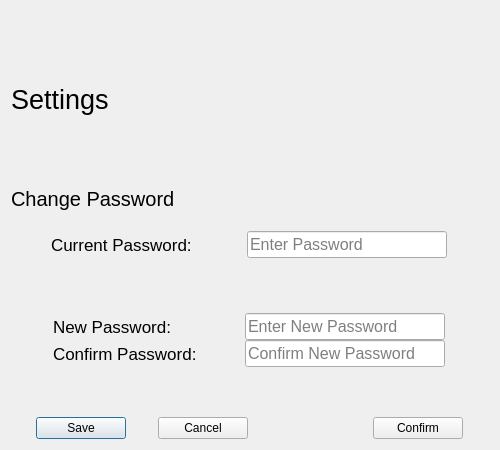
<?xml version="1.0" encoding="UTF-8"?>
<ui version="4.0">
 <class>SettingsDialog</class>
 <widget class="QDialog" name="SettingsDialog">
  <property name="geometry">
   <rect>
    <x>0</x>
    <y>0</y>
    <width>500</width>
    <height>450</height>
   </rect>
  </property>
  <property name="minimumSize">
   <size>
    <width>500</width>
    <height>450</height>
   </size>
  </property>
  <property name="maximumSize">
   <size>
    <width>500</width>
    <height>450</height>
   </size>
  </property>
  <property name="windowTitle">
   <string>Dialog</string>
  </property>
  <layout class="QVBoxLayout" name="verticalLayout_10">
   <item>
    <layout class="QVBoxLayout" name="verticalLayout_8" stretch="5,1">
     <property name="spacing">
      <number>30</number>
     </property>
     <item>
      <layout class="QVBoxLayout" name="verticalLayout_9">
       <property name="spacing">
        <number>6</number>
       </property>
       <item>
        <layout class="QVBoxLayout" name="verticalLayout_7">
         <property name="spacing">
          <number>0</number>
         </property>
         <item>
          <widget class="QLabel" name="labelSettings">
           <property name="minimumSize">
            <size>
             <width>150</width>
             <height>0</height>
            </size>
           </property>
           <property name="maximumSize">
            <size>
             <width>150</width>
             <height>16777215</height>
            </size>
           </property>
           <property name="font">
            <font>
             <pointsize>20</pointsize>
            </font>
           </property>
           <property name="text">
            <string>Settings</string>
           </property>
          </widget>
         </item>
         <item>
          <layout class="QVBoxLayout" name="verticalLayout_6">
           <property name="spacing">
            <number>20</number>
           </property>
           <item>
            <widget class="QLabel" name="labelChangePassword">
             <property name="minimumSize">
              <size>
               <width>170</width>
               <height>0</height>
              </size>
             </property>
             <property name="maximumSize">
              <size>
               <width>170</width>
               <height>16777215</height>
              </size>
             </property>
             <property name="font">
              <font>
               <pointsize>15</pointsize>
              </font>
             </property>
             <property name="text">
              <string>Change Password</string>
             </property>
            </widget>
           </item>
           <item>
            <layout class="QVBoxLayout" name="verticalLayout_5">
             <property name="spacing">
              <number>29</number>
             </property>
             <item>
              <layout class="QVBoxLayout" name="verticalLayout">
               <property name="spacing">
                <number>6</number>
               </property>
               <item>
                <layout class="QHBoxLayout" name="horizontalLayout">
                 <item>
                  <widget class="QLabel" name="labelCurrentPassword">
                   <property name="minimumSize">
                    <size>
                     <width>150</width>
                     <height>0</height>
                    </size>
                   </property>
                   <property name="maximumSize">
                    <size>
                     <width>150</width>
                     <height>16777215</height>
                    </size>
                   </property>
                   <property name="font">
                    <font>
                     <pointsize>13</pointsize>
                    </font>
                   </property>
                   <property name="text">
                    <string>Current Password:</string>
                   </property>
                  </widget>
                 </item>
                 <item>
                  <widget class="QLineEdit" name="lineEditCurrentPassword">
                   <property name="minimumSize">
                    <size>
                     <width>200</width>
                     <height>0</height>
                    </size>
                   </property>
                   <property name="maximumSize">
                    <size>
                     <width>200</width>
                     <height>16777215</height>
                    </size>
                   </property>
                   <property name="font">
                    <font>
                     <pointsize>12</pointsize>
                    </font>
                   </property>
                   <property name="inputMask">
                    <string/>
                   </property>
                   <property name="text">
                    <string/>
                   </property>
                   <property name="echoMode">
                    <enum>QLineEdit::Password</enum>
                   </property>
                   <property name="placeholderText">
                    <string>Enter Password</string>
                   </property>
                  </widget>
                 </item>
                </layout>
               </item>
               <item>
                <layout class="QHBoxLayout" name="horizontalLayout_2" stretch="10,0,2">
                 <item>
                  <spacer name="horizontalSpacer">
                   <property name="orientation">
                    <enum>Qt::Horizontal</enum>
                   </property>
                   <property name="sizeHint" stdset="0">
                    <size>
                     <width>40</width>
                     <height>20</height>
                    </size>
                   </property>
                  </spacer>
                 </item>
                 <item>
                  <widget class="QLabel" name="labelCurrentPasswordInfo">
                   <property name="minimumSize">
                    <size>
                     <width>200</width>
                     <height>0</height>
                    </size>
                   </property>
                   <property name="font">
                    <font>
                     <italic>true</italic>
                    </font>
                   </property>
                   <property name="layoutDirection">
                    <enum>Qt::RightToLeft</enum>
                   </property>
                   <property name="text">
                    <string/>
                   </property>
                   <property name="alignment">
                    <set>Qt::AlignRight|Qt::AlignTrailing|Qt::AlignVCenter</set>
                   </property>
                  </widget>
                 </item>
                 <item>
                  <spacer name="horizontalSpacer_4">
                   <property name="orientation">
                    <enum>Qt::Horizontal</enum>
                   </property>
                   <property name="sizeHint" stdset="0">
                    <size>
                     <width>40</width>
                     <height>20</height>
                    </size>
                   </property>
                  </spacer>
                 </item>
                </layout>
               </item>
              </layout>
             </item>
             <item>
              <layout class="QVBoxLayout" name="verticalLayout_4">
               <property name="spacing">
                <number>0</number>
               </property>
               <item>
                <layout class="QVBoxLayout" name="verticalLayout_3">
                 <property name="spacing">
                  <number>0</number>
                 </property>
                 <item>
                  <layout class="QVBoxLayout" name="verticalLayout_2">
                   <item>
                    <layout class="QHBoxLayout" name="horizontalLayout_3">
                     <item>
                      <widget class="QLabel" name="labelNewPassword">
                       <property name="minimumSize">
                        <size>
                         <width>150</width>
                         <height>0</height>
                        </size>
                       </property>
                       <property name="maximumSize">
                        <size>
                         <width>150</width>
                         <height>16777215</height>
                        </size>
                       </property>
                       <property name="font">
                        <font>
                         <pointsize>13</pointsize>
                        </font>
                       </property>
                       <property name="text">
                        <string>New Password:</string>
                       </property>
                      </widget>
                     </item>
                     <item>
                      <widget class="QLineEdit" name="lineEditNewPassword">
                       <property name="minimumSize">
                        <size>
                         <width>200</width>
                         <height>0</height>
                        </size>
                       </property>
                       <property name="maximumSize">
                        <size>
                         <width>200</width>
                         <height>16777215</height>
                        </size>
                       </property>
                       <property name="font">
                        <font>
                         <pointsize>12</pointsize>
                        </font>
                       </property>
                       <property name="echoMode">
                        <enum>QLineEdit::Password</enum>
                       </property>
                       <property name="placeholderText">
                        <string>Enter New Password</string>
                       </property>
                      </widget>
                     </item>
                    </layout>
                   </item>
                   <item>
                    <layout class="QHBoxLayout" name="horizontalLayout_4">
                     <item>
                      <widget class="QLabel" name="labelConfirmPassword">
                       <property name="minimumSize">
                        <size>
                         <width>150</width>
                         <height>0</height>
                        </size>
                       </property>
                       <property name="maximumSize">
                        <size>
                         <width>150</width>
                         <height>16777215</height>
                        </size>
                       </property>
                       <property name="font">
                        <font>
                         <pointsize>13</pointsize>
                        </font>
                       </property>
                       <property name="text">
                        <string>Confirm Password:</string>
                       </property>
                      </widget>
                     </item>
                     <item>
                      <widget class="QLineEdit" name="lineEditConfirmPassword">
                       <property name="minimumSize">
                        <size>
                         <width>200</width>
                         <height>0</height>
                        </size>
                       </property>
                       <property name="maximumSize">
                        <size>
                         <width>200</width>
                         <height>16777215</height>
                        </size>
                       </property>
                       <property name="font">
                        <font>
                         <pointsize>12</pointsize>
                        </font>
                       </property>
                       <property name="echoMode">
                        <enum>QLineEdit::Password</enum>
                       </property>
                       <property name="placeholderText">
                        <string>Confirm New Password</string>
                       </property>
                      </widget>
                     </item>
                    </layout>
                   </item>
                  </layout>
                 </item>
                 <item>
                  <layout class="QHBoxLayout" name="horizontalLayout_5" stretch="10,0,2">
                   <item>
                    <spacer name="horizontalSpacer_2">
                     <property name="orientation">
                      <enum>Qt::Horizontal</enum>
                     </property>
                     <property name="sizeHint" stdset="0">
                      <size>
                       <width>40</width>
                       <height>20</height>
                      </size>
                     </property>
                    </spacer>
                   </item>
                   <item>
                    <widget class="QLabel" name="labelNewPasswordInfo">
                     <property name="minimumSize">
                      <size>
                       <width>200</width>
                       <height>0</height>
                      </size>
                     </property>
                     <property name="font">
                      <font>
                       <italic>true</italic>
                      </font>
                     </property>
                     <property name="layoutDirection">
                      <enum>Qt::RightToLeft</enum>
                     </property>
                     <property name="text">
                      <string/>
                     </property>
                     <property name="alignment">
                      <set>Qt::AlignRight|Qt::AlignTrailing|Qt::AlignVCenter</set>
                     </property>
                    </widget>
                   </item>
                   <item>
                    <spacer name="horizontalSpacer_3">
                     <property name="orientation">
                      <enum>Qt::Horizontal</enum>
                     </property>
                     <property name="sizeHint" stdset="0">
                      <size>
                       <width>30</width>
                       <height>20</height>
                      </size>
                     </property>
                    </spacer>
                   </item>
                  </layout>
                 </item>
                </layout>
               </item>
              </layout>
             </item>
            </layout>
           </item>
          </layout>
         </item>
        </layout>
       </item>
      </layout>
     </item>
     <item>
      <layout class="QHBoxLayout" name="horizontalLayout_8">
       <property name="spacing">
        <number>100</number>
       </property>
       <item>
        <layout class="QHBoxLayout" name="horizontalLayout_7">
         <property name="spacing">
          <number>32</number>
         </property>
         <item>
          <widget class="QPushButton" name="pushButtonSave">
           <property name="minimumSize">
            <size>
             <width>90</width>
             <height>0</height>
            </size>
           </property>
           <property name="maximumSize">
            <size>
             <width>90</width>
             <height>16777215</height>
            </size>
           </property>
           <property name="text">
            <string>Save</string>
           </property>
          </widget>
         </item>
         <item>
          <widget class="QPushButton" name="pushButtonCancel">
           <property name="minimumSize">
            <size>
             <width>90</width>
             <height>0</height>
            </size>
           </property>
           <property name="maximumSize">
            <size>
             <width>90</width>
             <height>16777215</height>
            </size>
           </property>
           <property name="text">
            <string>Cancel</string>
           </property>
          </widget>
         </item>
        </layout>
       </item>
       <item>
        <widget class="QPushButton" name="pushButtonConfirm">
         <property name="minimumSize">
          <size>
           <width>90</width>
           <height>0</height>
          </size>
         </property>
         <property name="maximumSize">
          <size>
           <width>90</width>
           <height>16777215</height>
          </size>
         </property>
         <property name="text">
          <string>Confirm</string>
         </property>
        </widget>
       </item>
      </layout>
     </item>
    </layout>
   </item>
  </layout>
 </widget>
 <resources/>
 <connections/>
</ui>
